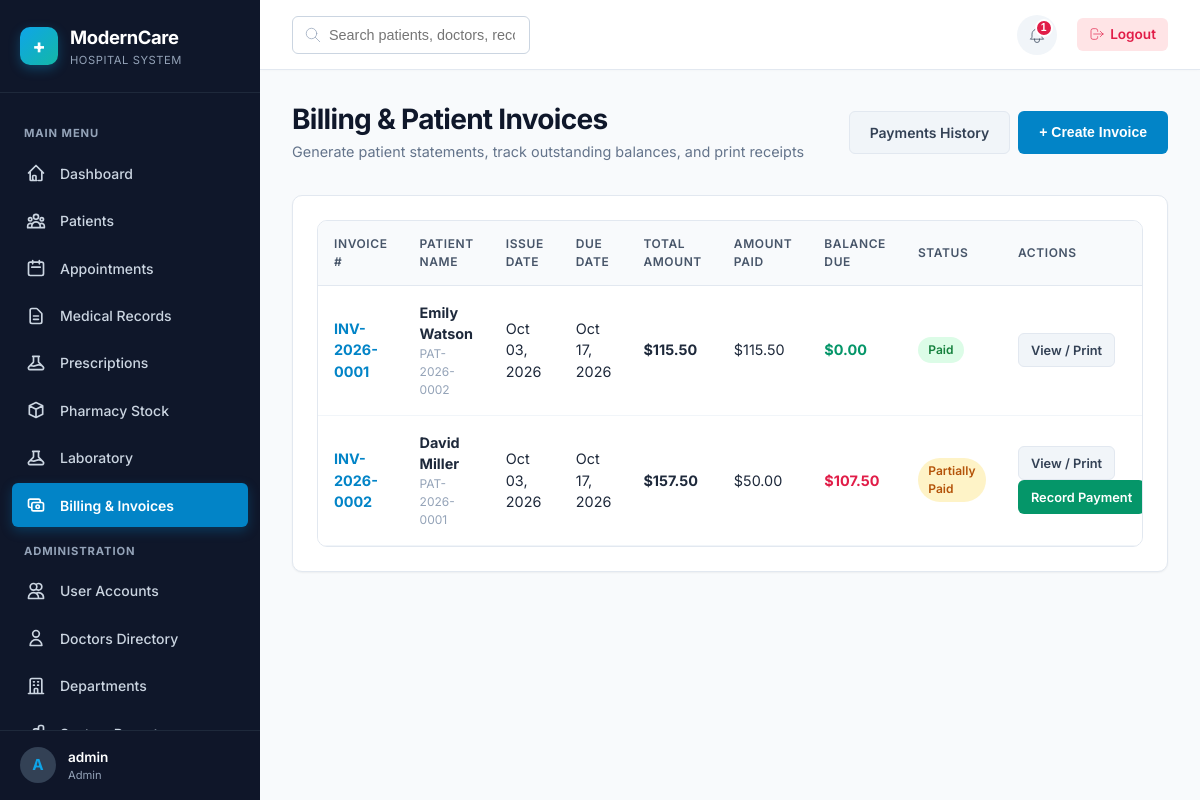
Screenshot of /billing/index.php (signed in) with the database file from the repository.
### tables this page shows
CREATE TABLE `notifications` (
    `id` INT AUTO_INCREMENT PRIMARY KEY,
    `user_id` INT NOT NULL,
    `title` VARCHAR(150) NOT NULL,
    `message` TEXT NOT NULL,
    `type` ENUM('Info', 'Warning', 'Success', 'Danger') DEFAULT 'Info',
    `is_read` TINYINT(1) DEFAULT 0,
    `link` VARCHAR(255) NULL,
    `created_at` DATETIME DEFAULT CURRENT_TIMESTAMP,
    FOREIGN KEY (`user_id`) REFERENCES `users`(`id`) ON DELETE CASCADE
);

CREATE TABLE `invoices` (
    `id` INT AUTO_INCREMENT PRIMARY KEY,
    `invoice_number` VARCHAR(30) NOT NULL UNIQUE,
    `patient_id` INT NOT NULL,
    `appointment_id` INT NULL,
    `invoice_date` DATE NOT NULL,
    `due_date` DATE NOT NULL,
    `subtotal` DECIMAL(10,2) NOT NULL DEFAULT 0.00,
    `discount` DECIMAL(10,2) NOT NULL DEFAULT 0.00,
    `tax` DECIMAL(10,2) NOT NULL DEFAULT 0.00,
    `total_amount` DECIMAL(10,2) NOT NULL DEFAULT 0.00,
    `amount_paid` DECIMAL(10,2) NOT NULL DEFAULT 0.00,
    `balance` DECIMAL(10,2) NOT NULL DEFAULT 0.00,
    `status` ENUM('Unpaid', 'Partially Paid', 'Paid', 'Cancelled') DEFAULT 'Unpaid',
    `created_by` INT NULL,
    `created_at` DATETIME DEFAULT CURRENT_TIMESTAMP,
    FOREIGN KEY (`patient_id`) REFERENCES `patients`(`id`) ON DELETE CASCADE,
    FOREIGN KEY (`appointment_id`) REFERENCES `appointments`(`id`) ON DELETE SET NULL,
    FOREIGN KEY (`created_by`) REFERENCES `users`(`id`) ON DELETE SET NULL
);

CREATE TABLE `patients` (
    `id` INT AUTO_INCREMENT PRIMARY KEY,
    `user_id` INT NULL,
    `patient_number` VARCHAR(30) NOT NULL UNIQUE,
    `first_name` VARCHAR(50) NOT NULL,
    `last_name` VARCHAR(50) NOT NULL,
    `gender` ENUM('Male', 'Female', 'Other') NOT NULL,
    `date_of_birth` DATE NOT NULL,
    `phone` VARCHAR(20) NOT NULL,
    `email` VARCHAR(100) NULL,
    `address` TEXT NULL,
    `emergency_contact` VARCHAR(150) NULL,
    `blood_group` ENUM('A+', 'A-', 'B+', 'B-', 'AB+', 'AB-', 'O+', 'O-', 'Unknown') DEFAULT 'Unknown',
    `allergies` TEXT NULL,
    `status` ENUM('Active', 'Inactive') DEFAULT 'Active',
    `created_at` DATETIME DEFAULT CURRENT_TIMESTAMP,
    FOREIGN KEY (`user_id`) REFERENCES `users`(`id`) ON DELETE SET NULL
);

### includes/auth.php (called while the page is built, shortened)
<?php
require_once __DIR__ . '/functions.php';
function is_logged_in(): bool {
    return isset($_SESSION['user_id']) && !empty($_SESSION['user_id']);
}
function has_role(string|array $roles): bool {
    $roleList = is_array($roles) ? $roles : [$roles];
    $userRole = $_SESSION['role_name'] ?? '';
    return $userRole === 'Admin' || in_array($userRole, $roleList, true);
}

### includes/functions.php (called while the page is built, shortened)
<?php
function escape(?string $string): string {
    return htmlspecialchars($string ?? '', ENT_QUOTES, 'UTF-8');
}
function format_currency(float $amount, string $symbol = '$'): string {
    return $symbol . number_format($amount, 2);
}
function format_date(?string $dateStr, string $format = 'M d, Y'): string {
    $timestamp = strtotime($dateStr);
    return $timestamp ? date($format, $timestamp) : 'N/A';
}

### billing/index.php (the view, shortened to what this page needs)
<?php
$baseUrl   = '../';
require_once __DIR__ . '/../includes/header.php';
require_once __DIR__ . '/../includes/sidebar.php';
$db = Database::getInstance();
$sql = "
    SELECT i.*, p.first_name AS pat_fn, p.last_name AS pat_ln, p.patient_number, p.phone AS pat_phone
    FROM invoices i
    JOIN patients p ON i.patient_id = p.id
    WHERE 1=1
";
$params = [];
$sql .= " ORDER BY i.created_at DESC";
$stmt = $db->prepare($sql);
$stmt->execute($params);
$invoices = $stmt->fetchAll();
?>
<div class="main-content">
    <?php require_once __DIR__ . '/../includes/navbar.php'; ?>
    <main class="content-body">
        <div class="page-header">
            <div>
                <h1 class="page-title">Billing & Patient Invoices</h1>
                <div class="page-subtitle">Generate patient statements, track outstanding balances, and print receipts</div>
            </div>
            <?php if (has_role(['Admin', 'Receptionist'])): ?>
                <div style="display:flex; gap:0.5rem;">
                    <a href="payments.php" class="btn btn-secondary">Payments History</a>
                    <button class="btn btn-primary" onclick="openModal('create-inv-modal')">+ Create Invoice</button>
                </div>
            <?php endif; ?>
        </div>
        <div class="card">
            <div class="table-responsive">
                <table class="table">
                    <thead>
                        <tr>
                            <th>Invoice #</th>
                            <th>Patient Name</th>
                            <th>Issue Date</th>
                            <th>Due Date</th>
                            <th>Total Amount</th>
                            <th>Amount Paid</th>
                            <th>Balance Due</th>
                            <th>Status</th>
                            <th>Actions</th>
                        </tr>
                    </thead>
                    <tbody>
                        <?php if (empty($invoices)): ?>
                            <tr><td colspan="9" style="text-align:center; color:var(--slate-400); padding:2rem;">No billing invoices found.</td></tr>
                        <?php else: ?>
                            <?php foreach ($invoices as $inv): ?>
                                <tr>
                                    <td><strong style="color:var(--primary-600);"><?= escape($inv['invoice_number']) ?></strong></td>
                                    <td>
                                        <strong><?= escape($inv['pat_fn'] . ' ' . $inv['pat_ln']) ?></strong>
                                        <div style="font-size:0.75rem; color:var(--slate-400);"><?= escape($inv['patient_number']) ?></div>
                                    </td>
                                    <td><?= format_date($inv['invoice_date']) ?></td>
                                    <td><?= format_date($inv['due_date']) ?></td>
                                    <td><strong><?= format_currency($inv['total_amount']) ?></strong></td>
                                    <td><?= format_currency($inv['amount_paid']) ?></td>
                                    <td><strong style="color:<?= $inv['balance'] > 0 ? 'var(--rose-600)' : 'var(--emerald-600)' ?>;"><?= format_currency($inv['balance']) ?></strong></td>
                                    <td><span class="badge badge-<?= strtolower(str_replace(' ', '-', $inv['status'])) ?>"><?= escape($inv['status']) ?></span></td>
                                    <td>
                                        <a href="view.php?id=<?= $inv['id'] ?>" class="btn btn-sm btn-secondary">View / Print</a>
                                        <?php if (has_role(['Admin', 'Receptionist']) && $inv['status'] !== 'Paid'): ?>
                                            <a href="payments.php?invoice_id=<?= $inv['id'] ?>" class="btn btn-sm btn-success">Record Payment</a>
                                        <?php endif; ?>
                                    </td>
                                </tr>
                            <?php endforeach; ?>
                        <?php endif; ?>
                    </tbody>
                </table>
            </div>
        </div>
    </main>
<?php require_once __DIR__ . '/../includes/footer.php'; ?>

### includes/navbar.php (shortened to what this page needs)
<?php
require_once __DIR__ . '/auth.php';
$user = current_user();
$baseUrl = $baseUrl ?? '../';
$notifications = [];
try {
    $db = Database::getInstance();
    $stmt = $db->prepare("SELECT * FROM notifications WHERE user_id = :uid ORDER BY created_at DESC LIMIT 5");
    $stmt->execute([':uid' => $user['id']]);
    $notifications = $stmt->fetchAll();
} catch (Exception $e) {
    error_log("Navbar Notification Error: " . $e->getMessage());
}
$unreadCount = count(array_filter($notifications, fn($n) => $n['is_read'] == 0));
?>
<header class="navbar">
    <div class="navbar-left">
        <div class="search-box">
            <svg fill="none" stroke="currentColor" viewBox="0 0 24 24"><path stroke-linecap="round" stroke-linejoin="round" d="M21 21l-6-6m2-5a7 7 0 11-14 0 7 7 0 0114 0z"/></svg>
            <input type="text" class="form-control" placeholder="Search patients, doctors, records...">
        </div>
    </div>
    <div class="navbar-right">
        <div class="notif-wrapper">
            <button id="notif-dropdown-btn" class="notif-btn" aria-label="Notifications">
                <?php if ($unreadCount > 0): ?>
                    <span class="notif-badge"><?= $unreadCount ?></span>
                <?php endif; ?>
            </button>
        </div>
        <a href="<?= $baseUrl ?>auth/logout.php" class="logout-link">
            <svg width="16" height="16" fill="none" stroke="currentColor" viewBox="0 0 24 24"><path stroke-linecap="round" stroke-linejoin="round" d="M17 16l4-4m0 0l-4-4m4 4H7m6 4v1a3 3 0 01-3 3H6a3 3 0 01-3-3V7a3 3 0 013-3h4a3 3 0 013 3v1"/></svg>
            Logout
        </a>
    </div>
</header>

### assets/css/style.css (style rules this page uses)
:root { --primary-50: #f0f9ff; --primary-100: #e0f2fe; --primary-500: #0ea5e9; --primary-600: #0284c7; --primary-700: #0369a1; --primary-900: #0c4a6e; --teal-500: #14b8a6; --teal-600: #0d9488; --emerald-500: #10b981; --emerald-600: #059669; --amber-500: #f59e0b; --rose-500: #f43f5e; --rose-600: #e11d48; --slate-50: #f8fafc; --slate-100: #f1f5f9; --slate-200: #e2e8f0; --slate-300: #cbd5e1; --slate-400: #94a3b8; --slate-500: #64748b; --slate-600: #475569; --slate-700: #334155; --slate-800: #1e293b; --slate-900: #0f172a; --bg-main: #f8fafc; --card-bg: #ffffff; --text-main: #1e293b; --text-muted: #64748b; --border-color: #e2e8f0; --shadow-sm: 0 1px 2px 0 rgba(0, 0, 0, 0.05); --shadow-md: 0 4px 6px -1px rgba(0, 0, 0, 0.1), 0 2px 4px -1px rgba(0, 0, 0, 0.06); --shadow-lg: 0 10px 15px -3px rgba(0, 0, 0, 0.1), 0 4px 6px -2px rgba(0, 0, 0, 0.05); --shadow-xl: 0 20px 25px -5px rgba(0, 0, 0, 0.1), 0 10px 10px -5px rgba(0, 0, 0, 0.04); --radius-sm: 6px; --radius-md: 10px; --radius-lg: 16px; --radius-full: 9999px; --transition: all 0.25s cubic-bezier(0.4, 0, 0.2, 1); --sidebar-width: 260px; --navbar-height: 70px; }
*, *::before, *::after { box-sizing: border-box; margin: 0; padding: 0; }
body { font-family: 'Inter', system-ui, -apple-system, BlinkMacSystemFont, "Segoe UI", Roboto, sans-serif; background-color: var(--bg-main); color: var(--text-main); line-height: 1.5; font-size: 0.95rem; overflow-x: hidden; -webkit-font-smoothing: antialiased; }
.main-content { flex: 1; margin-left: var(--sidebar-width); display: flex; flex-direction: column; min-width: 0; transition: var(--transition); }
.content-body { padding: 2rem; flex: 1; }
h1, h2, h3, h4, h5, h6 { color: var(--slate-900); font-weight: 700; line-height: 1.25; }
.page-header { display: flex; justify-content: space-between; align-items: center; margin-bottom: 2rem; flex-wrap: wrap; gap: 1rem; }
.page-title { font-size: 1.75rem; letter-spacing: -0.025em; color: var(--slate-900); }
.page-subtitle { color: var(--slate-500); font-size: 0.9rem; margin-top: 0.25rem; }
.card { background: var(--card-bg); border-radius: var(--radius-md); border: 1px solid var(--border-color); box-shadow: var(--shadow-sm); padding: 1.5rem; margin-bottom: 1.5rem; transition: var(--transition); }
.btn { display: inline-flex; align-items: center; justify-content: center; gap: 0.5rem; padding: 0.625rem 1.25rem; font-size: 0.875rem; font-weight: 600; border-radius: var(--radius-sm); border: 1px solid transparent; cursor: pointer; transition: var(--transition); text-decoration: none; white-space: nowrap; }
.btn-primary { background-color: var(--primary-600); color: #ffffff; }
.btn-secondary { background-color: var(--slate-100); color: var(--slate-700); border-color: var(--slate-200); }
.btn-success { background-color: var(--emerald-600); color: #ffffff; }
.btn-sm { padding: 0.4rem 0.75rem; font-size: 0.8rem; }
.badge { display: inline-flex; align-items: center; padding: 0.25rem 0.65rem; font-size: 0.75rem; font-weight: 600; border-radius: var(--radius-full); text-transform: capitalize; }
.badge-active, .badge-completed, .badge-paid, .badge-confirmed, .badge-normal { background-color: #dcfce7; color: #15803d; }
.badge-pending, .badge-scheduled, .badge-partially-paid, .badge-processing, .badge-sample-collected { background-color: #fef3c7; color: #b45309; }
.form-control, .form-select, textarea.form-control { width: 100%; padding: 0.625rem 0.875rem; font-size: 0.9rem; color: var(--slate-800); background-color: #ffffff; border: 1px solid var(--slate-300); border-radius: var(--radius-sm); transition: var(--transition); outline: none; }
.table-responsive { width: 100%; overflow-x: auto; border-radius: var(--radius-md); border: 1px solid var(--border-color); background: white; }
.table { width: 100%; border-collapse: collapse; text-align: left; font-size: 0.9rem; }
.table th { background-color: var(--slate-50); color: var(--slate-600); font-weight: 600; padding: 0.875rem 1rem; border-bottom: 1px solid var(--slate-200); text-transform: uppercase; font-size: 0.75rem; letter-spacing: 0.05em; }
.table td { padding: 1rem; border-bottom: 1px solid var(--slate-100); color: var(--slate-800); vertical-align: middle; }
.search-box { position: relative; max-width: 320px; }
.search-box input { padding-left: 2.25rem; }
.search-box svg { position: absolute; left: 0.75rem; top: 50%; transform: translateY(-50%); color: var(--slate-400); width: 18px; height: 18px; }

### rows the page displays
notifications: is_read "1"
invoices: invoice_number "INV-2026-0001", patient.last_name "Emily Watson", patient.patient_number "PAT-2026-0002", invoice_date "Oct 03, 2026", due_date "Oct 17, 2026", total_amount "$115.50", amount_paid "$115.50", balance "$0.00", status "Paid"
invoices: invoice_number "INV-2026-0002", patient.last_name "David Miller", patient.patient_number "PAT-2026-0001", invoice_date "Oct 03, 2026", due_date "Oct 17, 2026", total_amount "$157.50", amount_paid "$50.00", balance "$107.50", status "Partially Paid"

### other values shown
substr($user['username'] ?? 'U', 0, 1) "A"
$user['full_name'] "admin"
$role "Admin"
